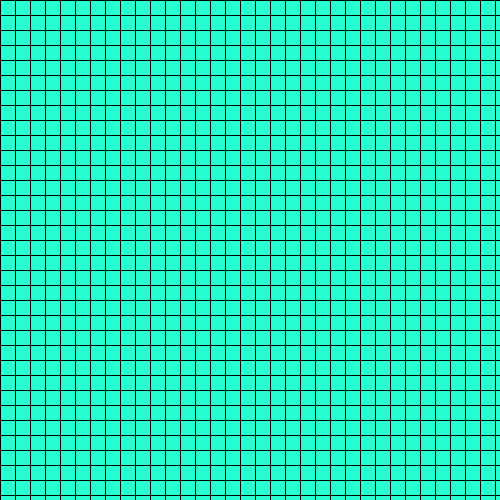
Frame 1 (no input)
Frame 60 (the mouse pressed at the canvas centre just before this capture): identical to frame 1, image omitted
Frame 120 (the mouse held since frame 60 and released just before this capture): identical to frame 1, image omitted

The Processing sketch that drew this single still picture (run headless with seeded random() and noise(); from frame 60 on, the mouse is pressed at the canvas centre):

// Processing sketch: processing_160076
// ── processing_160076.pde

void setup(){
  size(500,500);
}
int y=0;
int x=0;
void draw(){
  while(y<height){
    while(x<width){
      fill(#27FFD2);
      rect(x,y,15,15);
      x=x+15;
    }
  y=y+15;
  x=0;
  }
}
